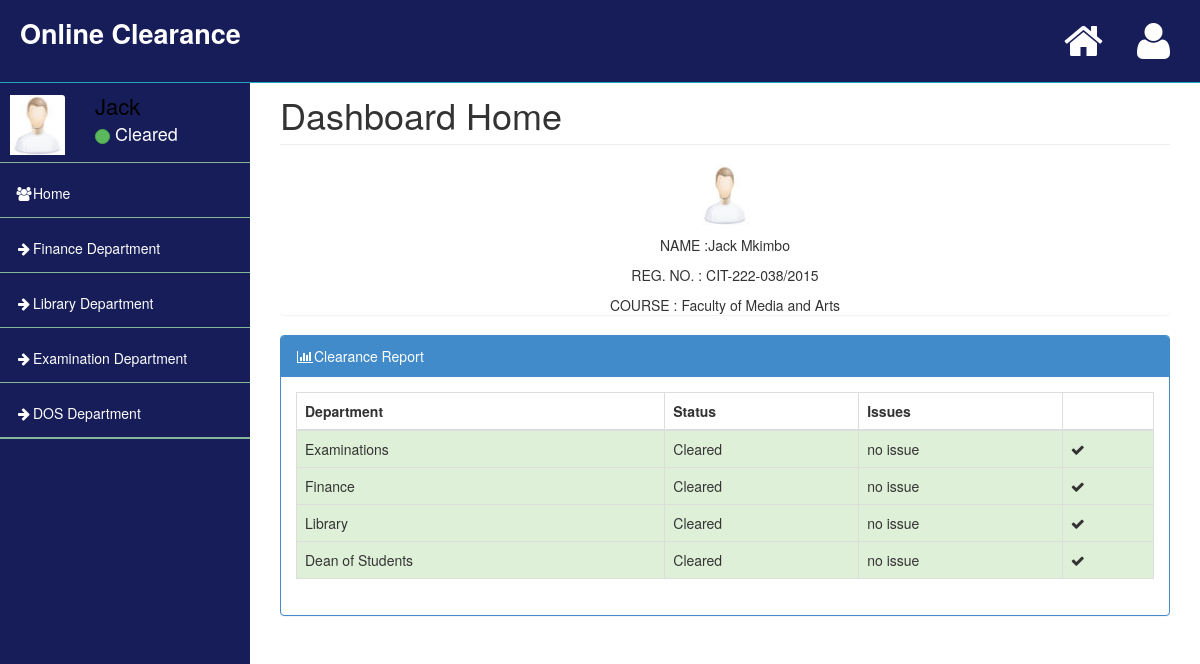
The app's page /index.php?id=studentHome (signed in) with its own data.
### tables this page shows
CREATE TABLE `students` (
  `id` int(11) NOT NULL,
  `lastName` varchar(255) NOT NULL,
  `firstName` varchar(255) DEFAULT NULL,
  `status` int(11) DEFAULT NULL,
  `faculty` varchar(255) DEFAULT NULL,
  `email` varchar(255) DEFAULT NULL,
  `password` varchar(255) DEFAULT NULL,
  `year` varchar(255) DEFAULT NULL,
  `regNumber` varchar(255) DEFAULT NULL
);

CREATE TABLE `examination` (
  `id` int(11) NOT NULL,
  `regNumber` varchar(255) NOT NULL,
  `basket` varchar(255) DEFAULT NULL,
  `status` int(11) DEFAULT NULL
);

CREATE TABLE `finance` (
  `id` int(11) NOT NULL,
  `regNumber` varchar(255) NOT NULL,
  `basket` varchar(255) DEFAULT NULL,
  `status` int(11) DEFAULT NULL,
  `fee` int(11) NOT NULL
);

CREATE TABLE `library` (
  `id` int(11) NOT NULL,
  `regNumber` varchar(255) NOT NULL,
  `basket` varchar(255) DEFAULT NULL,
  `status` int(11) DEFAULT NULL,
  `fee` int(11) DEFAULT NULL
);

CREATE TABLE `dos` (
  `id` int(11) NOT NULL,
  `regNumber` varchar(255) NOT NULL,
  `basket` varchar(255) DEFAULT NULL,
  `status` int(11) DEFAULT NULL
);

### functions/main.php (the view, shortened to what this page needs)
<?php
include("connect.php");
function student_details(){
	global $con;
	$id=$_SESSION['student_id'];
	$get_cats = "select * from students where regNumber='$id'";
	$run_cats = mysqli_query($con, $get_cats);
	while($row_pro=mysqli_fetch_array($run_cats)){
		$name=$row_pro['firstName'];
		$lname=$row_pro['lastName'];
		$number=$row_pro['regNumber'];
		$faculty=$row_pro['faculty'];
	}
	echo "
		<div>
			<p ><img src='assets/img/user.jpg' alt='student'></p>
			<p>NAME :$name $lname</p>
			<p>REG. NO. : $number</p>
			<p>COURSE : $faculty</p>
		</div>
	";
}
function student_name(){
	global $con;
	$id=$_SESSION['student_id'];
	$get_cats = "select * from students where regNumber='$id'";
	$run_cats = mysqli_query($con, $get_cats);
	while($row_pro=mysqli_fetch_array($run_cats)){
		$fname=$row_pro['firstName'];
	}
	echo "$fname";
}
function student_status(){
	global $con;
	$id=$_SESSION['student_id'];
	$get_cats = "select * from students where regNumber='$id'";
	$run_cats = mysqli_query($con, $get_cats);
	while($row_pro=mysqli_fetch_array($run_cats)){
		$status=$row_pro['status'];
	}
	if($status == 1){
	echo '<span class="user-circle-online btn btn-success btn-circle "></span>&nbsp;Cleared';
	} else {
	echo '<span class="user-circle-online btn btn-danger btn-circle "></span>&nbsp;Not Cleared';
	}
}
function examinationStatus(){
	global $con;
	$id=$_SESSION['student_id'];
	$get_exam = "select * from examination where regNumber='$id'";
	$run_query = mysqli_query($con, $get_exam);
	$data=mysqli_fetch_array($run_query);
	$clearancestatus=$data['status'];
	$basket=$data['basket'];
	if($clearancestatus==1)
	{
		$status="success";
		$clearancetext="Cleared";
		$glyphicon="fa fa-check";
	}
	else
	{
		$status="danger";
		$clearancetext="Not Cleared";
		$glyphicon="fa fa-times";
	}
	if($basket=="" && $clearancestatus==2)
	{
		$baskettext="please wait for clearance";
	}
	else if($basket=="" && $clearancestatus==1)
	{
		$baskettext="no issue";
	}
	else {
		$baskettext=$basket;
	}
	echo "
			 <tr class='$status'>
				<td>Examinations</td>
				<td>$clearancetext</td>
				<td>$baskettext</td>
				<td><i class='$glyphicon'></i></td>
			</tr>
	";
}
function libraryStatus(){
	global $con;
	$id=$_SESSION['student_id'];
	$get_library = "select * from library where regNumber='$id'";
	$run_query = mysqli_query($con, $get_library);
	$data=mysqli_fetch_array($run_query);
	$clearancestatus=$data['status'];
	$basket=$data['basket'];
	if($clearancestatus==1)
	{
		$status="success";
		$clearancetext="Cleared";
		$glyphicon="fa fa-check";
	}
	else
	{
		$status="danger";
		$clearancetext="Not Cleared";
		$glyphicon="fa fa-times";
	}
	if($basket=="" && $clearancestatus==2)
	{
		$baskettext="please wait for clearance";
	}
	else if($basket=="" && $clearancestatus==1)
	{
		$baskettext="no issue";
	}
	else {
		$baskettext=$basket;
	}
	echo "
			 <tr class='$status'>
				<td>Library</td>
				<td>$clearancetext</td>
				<td>$baskettext</td>
				<td><i class='$glyphicon'></i></td>
			</tr>
	";
}
function financeStatus(){
	global $con;
	$id=$_SESSION['student_id'];
	$get_finance = "select * from finance where regNumber='$id'";
	$run_query = mysqli_query($con, $get_finance);
	$data=mysqli_fetch_array($run_query);
	$clearancestatus=$data['status'];
	$basket=$data['basket'];
	if($clearancestatus==1)
	{
		$status="success";
		$clearancetext="Cleared";
		$glyphicon="fa fa-check";
	}
	else
	{
		$status="danger";
		$clearancetext="Not Cleared";
		$glyphicon="fa fa-times";
	}
	if($basket=="" && $clearancestatus==2)
	{
		$baskettext="please wait for clearance";
	}
	else if($basket=="" && $clearancestatus==1)
	{
		$baskettext="no issue";
	}
	else {
		$baskettext=$basket;
	}
	echo "
			 <tr class='$status'>
				<td>Finance</td>
				<td>$clearancetext</td>
				<td>$baskettext</td>
				<td><i class='$glyphicon'></i></td>
			</tr>
	";
}
function DeanStatus(){
	global $con;
	$id=$_SESSION['student_id'];
	$get_dos = "select * from dos where regNumber='$id'";
	$run_query = mysqli_query($con, $get_dos);
	$data=mysqli_fetch_array($run_query);
	$clearancestatus=$data['status'];
	$basket=$data['basket'];
	if($clearancestatus==1)
	{
		$status="success";
		$clearancetext="Cleared";
		$glyphicon="fa fa-check";
	}
	else
	{
		$status="danger";
		$clearancetext="Not Cleared";
		$glyphicon="fa fa-times";
	}
	if($basket=="" && $clearancestatus==2)
	{
		$baskettext="please wait for clearance";
	}
	else if($basket=="" && $clearancestatus==1)
	{
		$baskettext="no issue";
	}
	else {
		$baskettext=$basket;
	}
	echo "
			 <tr class='$status'>
				<td>Dean of Students</td>
				<td>$clearancetext</td>
				<td>$baskettext</td>
				<td><i class='$glyphicon'></i></td>
			</tr>
	";
}
?>

### index.php (shortened to what this page needs)
<?php
include("functions/main.php");
?>
<!DOCTYPE html>
<html>
<head>
    <link href="assets/plugins/bootstrap/bootstrap.css" rel="stylesheet" />
    <link href="assets/font-awesome/css/font-awesome.css" rel="stylesheet" />
    <link href="assets/plugins/pace/pace-theme-big-counter.css" rel="stylesheet" />
    <link href="assets/css/style.css" rel="stylesheet" />
    <link href="assets/css/main-style.css" rel="stylesheet" />
    <link href="assets/plugins/morris/morris-0.4.3.min.css" rel="stylesheet" />
    <link href="assets/plugins/dataTables/dataTables.bootstrap.css" rel="stylesheet" />
   </head>
<body>
    <div id="wrapper">
        <?php include('inc/nav.php');?>
        <?php include('inc/side.php');?>
            <?php
                $page=$_GET['id'];
                if($page=='studentHome'){
                    include("studentHome.php");
                }else if($page=='studentAccount'){
                    header("location:studentAccount.php");
                }
            ?>
    </div>
</body>
</html>

### inc/nav.php (shortened to what this page needs)
<nav class="navbar navbar-default navbar-fixed-top" role="navigation" id="navbar">
    <div class="navbar-header">
        <a class="navbar-brand" href="index.php?id=studentHome">
           <p style="font-size:1.5em;color:#FFF;font-weight:bold;margin-top:8px;">Online Clearance</p>
        </a>
    </div>
    <ul class="nav navbar-top-links navbar-right">
        <li class="dropdown">
            <a class="dropdown-toggle" href="index.php?id=studentHome">
                <i class="fa fa-home fa-3x"></i>
            </a>
        </li>
         <li class="dropdown">
            <a class="dropdown-toggle" data-toggle="dropdown" href="#">
                <i class="fa fa-user fa-3x"></i>
            </a>
        </li>
    </ul>
</nav>

### inc/side.php
<nav class="navbar-default navbar-static-side" role="navigation">
            <div class="sidebar-collapse">
                <ul class="nav" id="side-menu">
                    <li>
                        <div class="user-section">
                            <div class="user-section-inner">
                                <img src="assets/img/user.jpg" alt="">
                            </div>
                            <div class="user-info">
                                <div><?php student_name();?></div>
                                <div class="user-text-online">
                                    <?php student_status();?>
                                </div>
                            </div>
                        </div>
                    </li>
                    <li>
                        <a href="index.php?id=studentHome"><i class="fa fa-users fa-fw"></i>Home</a>
                        <a href="router.php?id=finance"><i class="fa fa-arrow-right fa-fw"></i>Finance Department</a>
                        <a href="router.php?id=library"><i class="fa fa-arrow-right fa-fw"></i>Library Department</a>
                        <a href="router.php?id=examination"><i class="fa fa-arrow-right fa-fw"></i>Examination Department</a>
                        <a href="router.php?id=dos"><i class="fa fa-arrow-right fa-fw"></i>DOS Department</a>
                    </li>
                </ul>
            </div>
        </nav>

### studentHome.php (shortened to what this page needs)
<div id="page-wrapper">
<?php
include('inc/top-stats.php');?>
<div class="row">
    <div class="col-lg-12">
    </div>
</div>

### inc/top-stats.php
<div class="row">
    <div class="col-lg-12">
        <h1 class="page-header">
            <?php
                $page=$_GET['id'];
                if($page=='studentHome'){
                    echo "Dashboard Home";
                }else if($page=='users'){
                    echo "Dashboard - Users";
                }else if($page=='owners'){
                   echo "Dashboard - Property Owners";
                }else if($page=='cont'){
                    echo "Dashboard - Registered Admins";
                }else if($page=='booked'){
                    echo "Dashboard - Booked Properties";
                }
            ?>
        </h1>
    </div>
</div>
<div class="row">
    <div class="col-lg-12">
        <div class="panel panel-primary text-center no-boder">
            <?php student_details();?>
        </div>
    </div>
</div>
<div class="row">
        <div class="col-lg-12">
            <div class="panel panel-primary">
                <div class="panel-heading">
                    <i class="fa fa-bar-chart-o fa-fw"></i>Clearance Report
                </div>
                <div class="panel-body">
                    <div class="row">
                        <div class="col-lg-12">
                            <div class="table-responsive">
                                <table class="table table-bordered table-hover table-striped" >
                                    <thead>
                                        <tr>
                                            <th>Department</th>
                                            <th>Status</th>
                                            <th>Issues</th>
                                            <th></th>
                                        </tr>
                                    </thead>
                                        <tbody>
                                        <?php  examinationStatus();?>
                                        <?php  financeStatus();?>
                                        <?php  libraryStatus();?>
                                        <?php  DeanStatus();?>
                                        </tbody>
                                </table>
                            </div>
                        </div>
                    </div>
                    <div class="row">
                        <div class="col-lg-12">
                        </div>
                    </div>
                </div>
            </div>
        </div>
</div>

### assets/css/style.css (style rules this page uses)
body { background-color: #f8f8f8; }
#wrapper { width: 100%; margin-top: 55px !important; background-color: #171d59; }
#page-wrapper { padding: 0 15px; min-height: 568px; background-color: #fff; }
.navbar-static-side ul li { border-bottom: 1px solid #84b899 !important; }
.navbar-top-links li { display: inline-block; }
.navbar-top-links li:last-child { margin-right: 15px; }
.navbar-top-links li a { padding: 20px; min-height: 50px; }
@media (min-width: 768px) { .navbar-static-side { z-index: 1; position: absolute; width: 250px; } }
.btn-circle { width: 30px; height: 30px; padding: 6px 0; border-radius: 15px; text-align: center; font-size: 12px; line-height: 1.428571429; }

### assets/css/main-style.css (style rules this page uses)
.user-section-inner { height: 65px; width: 65px; -moz-border-radius: 3px; -webkit-border-radius: 3px; border-radius: 3px; overflow: hidden; display: inline-block; float: left; margin-right: 15px; margin-top: 20px; }
.user-section-inner img { margin-left: 10px; width: 55px; height: 60px; }
.user-info { display: block; color: #000 !important; display: inline-block; padding: 15px; margin-bottom: 0px; }
.user-text-online { font-size: 18px; color: #fff; }
.user-circle-online { width: 15px !important; height: 15px !important; }
.navbar-top-links > li > a { color: #ffffff; }
.nav > li > a { padding: 20px 15px; }
#side-menu { background-color: #171d59; }
#side-menu a { color: #fff; border-bottom: 1px solid #84b899 !important; height: 55px; }
.no-boder { border: 0px solid #5bc0de !important; }
#navbar { background-color: #171d59; }
.navbar-brand { padding-left: 20px; }
.navbar-default { border-color: #27a6be; }
@media (min-width: 768px) { #page-wrapper { position: inherit; margin: 0 0 0 250px; padding: 0 30px; min-height: 1000px; } }

### records on screen
students: firstName "Jack", lastName "Mkimbo", regNumber "CIT-222-038/2015", faculty "Faculty of Media and Arts"
examination: status "Cleared", baskettext "no issue"
finance: status "Cleared", baskettext "no issue"
library: status "Cleared", baskettext "no issue"
dos: status "Cleared", baskettext "no issue"
